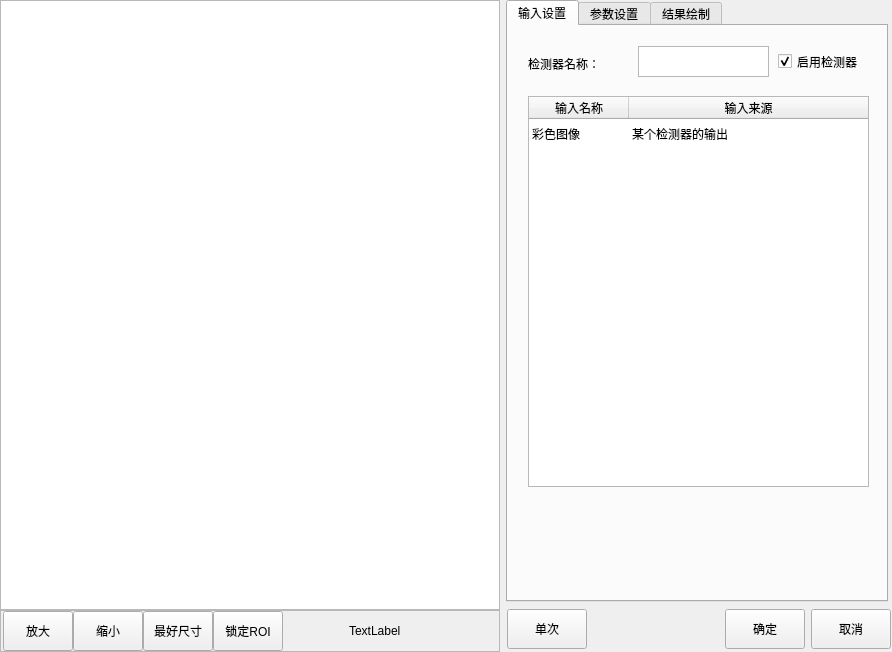
<?xml version="1.0" encoding="UTF-8"?>
<ui version="4.0">
 <class>CMvColorConversionBlackAndWhite</class>
 <widget class="QWidget" name="CMvColorConversionBlackAndWhite">
  <property name="geometry">
   <rect>
    <x>0</x>
    <y>0</y>
    <width>892</width>
    <height>652</height>
   </rect>
  </property>
  <property name="windowTitle">
   <string>彩色转黑白</string>
  </property>
  <layout class="QHBoxLayout" name="horizontalLayout_3">
   <property name="leftMargin">
    <number>0</number>
   </property>
   <property name="topMargin">
    <number>0</number>
   </property>
   <property name="rightMargin">
    <number>0</number>
   </property>
   <property name="bottomMargin">
    <number>0</number>
   </property>
   <item>
    <layout class="QVBoxLayout" name="verticalLayout_2">
     <property name="spacing">
      <number>0</number>
     </property>
     <item>
      <widget class="QGraphicsView" name="graphicsView_mainImage">
       <property name="minimumSize">
        <size>
         <width>500</width>
         <height>600</height>
        </size>
       </property>
       <property name="maximumSize">
        <size>
         <width>500</width>
         <height>16777215</height>
        </size>
       </property>
      </widget>
     </item>
     <item>
      <widget class="QFrame" name="frame">
       <property name="minimumSize">
        <size>
         <width>500</width>
         <height>42</height>
        </size>
       </property>
       <property name="maximumSize">
        <size>
         <width>500</width>
         <height>42</height>
        </size>
       </property>
       <property name="frameShape">
        <enum>QFrame::StyledPanel</enum>
       </property>
       <property name="frameShadow">
        <enum>QFrame::Raised</enum>
       </property>
       <layout class="QHBoxLayout" name="horizontalLayout">
        <property name="spacing">
         <number>0</number>
        </property>
        <property name="leftMargin">
         <number>2</number>
        </property>
        <property name="topMargin">
         <number>0</number>
        </property>
        <property name="rightMargin">
         <number>0</number>
        </property>
        <property name="bottomMargin">
         <number>0</number>
        </property>
        <item>
         <widget class="QPushButton" name="pushButton_zoomIn">
          <property name="minimumSize">
           <size>
            <width>70</width>
            <height>40</height>
           </size>
          </property>
          <property name="maximumSize">
           <size>
            <width>70</width>
            <height>40</height>
           </size>
          </property>
          <property name="text">
           <string>放大</string>
          </property>
         </widget>
        </item>
        <item>
         <widget class="QPushButton" name="pushButton_zoomOut">
          <property name="minimumSize">
           <size>
            <width>70</width>
            <height>40</height>
           </size>
          </property>
          <property name="maximumSize">
           <size>
            <width>70</width>
            <height>40</height>
           </size>
          </property>
          <property name="text">
           <string>缩小</string>
          </property>
         </widget>
        </item>
        <item>
         <widget class="QPushButton" name="pushButton_zoomBest">
          <property name="minimumSize">
           <size>
            <width>70</width>
            <height>40</height>
           </size>
          </property>
          <property name="maximumSize">
           <size>
            <width>70</width>
            <height>40</height>
           </size>
          </property>
          <property name="text">
           <string>最好尺寸</string>
          </property>
         </widget>
        </item>
        <item>
         <widget class="QPushButton" name="pushButton_lockRoiMove">
          <property name="minimumSize">
           <size>
            <width>70</width>
            <height>40</height>
           </size>
          </property>
          <property name="maximumSize">
           <size>
            <width>70</width>
            <height>40</height>
           </size>
          </property>
          <property name="text">
           <string>锁定ROI</string>
          </property>
         </widget>
        </item>
        <item>
         <spacer name="horizontalSpacer">
          <property name="orientation">
           <enum>Qt::Horizontal</enum>
          </property>
          <property name="sizeHint" stdset="0">
           <size>
            <width>63</width>
            <height>20</height>
           </size>
          </property>
         </spacer>
        </item>
        <item>
         <widget class="QLabel" name="label_mousePos">
          <property name="minimumSize">
           <size>
            <width>150</width>
            <height>40</height>
           </size>
          </property>
          <property name="maximumSize">
           <size>
            <width>150</width>
            <height>40</height>
           </size>
          </property>
          <property name="text">
           <string>TextLabel</string>
          </property>
         </widget>
        </item>
       </layout>
      </widget>
     </item>
    </layout>
   </item>
   <item>
    <layout class="QVBoxLayout" name="verticalLayout">
     <property name="spacing">
      <number>6</number>
     </property>
     <item>
      <widget class="QTabWidget" name="tabWidget">
       <property name="minimumSize">
        <size>
         <width>382</width>
         <height>602</height>
        </size>
       </property>
       <property name="maximumSize">
        <size>
         <width>382</width>
         <height>602</height>
        </size>
       </property>
       <property name="currentIndex">
        <number>0</number>
       </property>
       <widget class="QWidget" name="tab">
        <attribute name="title">
         <string>输入设置</string>
        </attribute>
        <widget class="QLabel" name="label_funcName_2">
         <property name="geometry">
          <rect>
           <x>20</x>
           <y>30</y>
           <width>81</width>
           <height>16</height>
          </rect>
         </property>
         <property name="text">
          <string>检测器名称：</string>
         </property>
        </widget>
        <widget class="QCheckBox" name="checkBox_enableFunc_2">
         <property name="geometry">
          <rect>
           <x>270</x>
           <y>20</y>
           <width>101</width>
           <height>31</height>
          </rect>
         </property>
         <property name="minimumSize">
          <size>
           <width>101</width>
           <height>31</height>
          </size>
         </property>
         <property name="text">
          <string>启用检测器</string>
         </property>
         <property name="checked">
          <bool>true</bool>
         </property>
        </widget>
        <widget class="QPlainTextEdit" name="plainTextEdit_funcName_2">
         <property name="geometry">
          <rect>
           <x>130</x>
           <y>20</y>
           <width>131</width>
           <height>31</height>
          </rect>
         </property>
         <property name="minimumSize">
          <size>
           <width>131</width>
           <height>31</height>
          </size>
         </property>
         <property name="maximumSize">
          <size>
           <width>131</width>
           <height>31</height>
          </size>
         </property>
         <property name="overwriteMode">
          <bool>false</bool>
         </property>
        </widget>
        <widget class="QTableWidget" name="tableWidget_input">
         <property name="geometry">
          <rect>
           <x>20</x>
           <y>70</y>
           <width>341</width>
           <height>391</height>
          </rect>
         </property>
         <property name="editTriggers">
          <set>QAbstractItemView::NoEditTriggers</set>
         </property>
         <property name="selectionMode">
          <enum>QAbstractItemView::SingleSelection</enum>
         </property>
         <property name="textElideMode">
          <enum>Qt::ElideRight</enum>
         </property>
         <property name="verticalScrollMode">
          <enum>QAbstractItemView::ScrollPerItem</enum>
         </property>
         <property name="showGrid">
          <bool>false</bool>
         </property>
         <attribute name="horizontalHeaderStretchLastSection">
          <bool>true</bool>
         </attribute>
         <attribute name="verticalHeaderVisible">
          <bool>false</bool>
         </attribute>
         <attribute name="verticalHeaderCascadingSectionResizes">
          <bool>false</bool>
         </attribute>
         <row>
          <property name="text">
           <string>1</string>
          </property>
         </row>
         <column>
          <property name="text">
           <string>输入名称</string>
          </property>
         </column>
         <column>
          <property name="text">
           <string>输入来源</string>
          </property>
         </column>
         <item row="0" column="0">
          <property name="text">
           <string>彩色图像</string>
          </property>
         </item>
         <item row="0" column="1">
          <property name="text">
           <string>某个检测器的输出</string>
          </property>
         </item>
        </widget>
       </widget>
       <widget class="QWidget" name="tab_2">
        <attribute name="title">
         <string>参数设置</string>
        </attribute>
        <widget class="QComboBox" name="comboBox_colorSpace">
         <property name="geometry">
          <rect>
           <x>40</x>
           <y>60</y>
           <width>80</width>
           <height>40</height>
          </rect>
         </property>
        </widget>
        <widget class="QComboBox" name="comboBox_colorChannel">
         <property name="geometry">
          <rect>
           <x>210</x>
           <y>60</y>
           <width>80</width>
           <height>40</height>
          </rect>
         </property>
        </widget>
        <widget class="QLabel" name="label_colorSpace">
         <property name="geometry">
          <rect>
           <x>40</x>
           <y>40</y>
           <width>54</width>
           <height>12</height>
          </rect>
         </property>
         <property name="text">
          <string>颜色空间</string>
         </property>
        </widget>
        <widget class="QLabel" name="label_colorChannel">
         <property name="geometry">
          <rect>
           <x>210</x>
           <y>40</y>
           <width>54</width>
           <height>12</height>
          </rect>
         </property>
         <property name="text">
          <string>颜色通道</string>
         </property>
        </widget>
       </widget>
       <widget class="QWidget" name="tab_4">
        <attribute name="title">
         <string>结果绘制</string>
        </attribute>
        <widget class="QCheckBox" name="checkBox_valuTrig_4">
         <property name="geometry">
          <rect>
           <x>30</x>
           <y>20</y>
           <width>101</width>
           <height>31</height>
          </rect>
         </property>
         <property name="text">
          <string>启用绘制</string>
         </property>
         <property name="checked">
          <bool>true</bool>
         </property>
        </widget>
       </widget>
      </widget>
     </item>
     <item>
      <layout class="QHBoxLayout" name="horizontalLayout_2">
       <property name="leftMargin">
        <number>1</number>
       </property>
       <property name="topMargin">
        <number>1</number>
       </property>
       <property name="rightMargin">
        <number>1</number>
       </property>
       <property name="bottomMargin">
        <number>1</number>
       </property>
       <item>
        <widget class="QPushButton" name="pushButton_ones">
         <property name="minimumSize">
          <size>
           <width>80</width>
           <height>40</height>
          </size>
         </property>
         <property name="maximumSize">
          <size>
           <width>80</width>
           <height>40</height>
          </size>
         </property>
         <property name="text">
          <string>单次</string>
         </property>
        </widget>
       </item>
       <item>
        <spacer name="horizontalSpacer_2">
         <property name="orientation">
          <enum>Qt::Horizontal</enum>
         </property>
         <property name="sizeHint" stdset="0">
          <size>
           <width>40</width>
           <height>20</height>
          </size>
         </property>
        </spacer>
       </item>
       <item>
        <widget class="QPushButton" name="pushButton_affirm">
         <property name="minimumSize">
          <size>
           <width>80</width>
           <height>40</height>
          </size>
         </property>
         <property name="maximumSize">
          <size>
           <width>80</width>
           <height>40</height>
          </size>
         </property>
         <property name="text">
          <string>确定</string>
         </property>
        </widget>
       </item>
       <item>
        <widget class="QPushButton" name="pbPrev_cancel">
         <property name="minimumSize">
          <size>
           <width>80</width>
           <height>40</height>
          </size>
         </property>
         <property name="maximumSize">
          <size>
           <width>80</width>
           <height>40</height>
          </size>
         </property>
         <property name="text">
          <string>取消</string>
         </property>
        </widget>
       </item>
      </layout>
     </item>
    </layout>
   </item>
  </layout>
 </widget>
 <layoutdefault spacing="6" margin="11"/>
 <resources>
  <include location="CMvFindRoundParamWidget.qrc"/>
 </resources>
 <connections/>
</ui>
